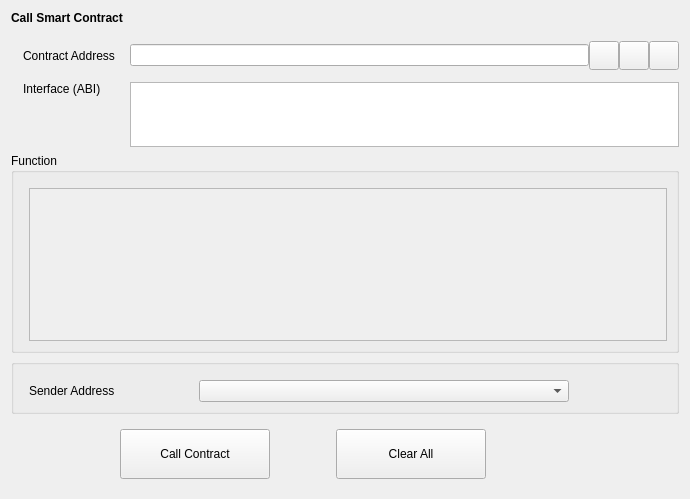
<?xml version="1.0" encoding="UTF-8"?>
<ui version="4.0">
 <class>CallContract</class>
 <widget class="QWidget" name="CallContract">
  <property name="geometry">
   <rect>
    <x>0</x>
    <y>0</y>
    <width>690</width>
    <height>499</height>
   </rect>
  </property>
  <property name="windowTitle">
   <string>Form</string>
  </property>
  <layout class="QVBoxLayout" name="verticalLayout">
   <item>
    <widget class="QStackedWidget" name="stackedWidget">
     <property name="currentIndex">
      <number>0</number>
     </property>
     <widget class="QWidget" name="callContractPage">
      <layout class="QVBoxLayout" name="verticalLayout_4">
       <property name="leftMargin">
        <number>0</number>
       </property>
       <property name="topMargin">
        <number>0</number>
       </property>
       <property name="rightMargin">
        <number>0</number>
       </property>
       <property name="bottomMargin">
        <number>0</number>
       </property>
       <item>
        <widget class="QLabel" name="labelTitle">
         <property name="font">
          <font>
           <weight>75</weight>
           <bold>true</bold>
          </font>
         </property>
         <property name="text">
          <string>Call Smart Contract</string>
         </property>
        </widget>
       </item>
       <item>
        <spacer name="verticalSpacer_4">
         <property name="orientation">
          <enum>Qt::Vertical</enum>
         </property>
         <property name="sizeType">
          <enum>QSizePolicy::Fixed</enum>
         </property>
         <property name="sizeHint" stdset="0">
          <size>
           <width>20</width>
           <height>10</height>
          </size>
         </property>
        </spacer>
       </item>
       <item>
        <layout class="QGridLayout" name="gridLayout">
         <property name="leftMargin">
          <number>12</number>
         </property>
         <property name="horizontalSpacing">
          <number>15</number>
         </property>
         <property name="verticalSpacing">
          <number>12</number>
         </property>
         <item row="0" column="0">
          <widget class="QLabel" name="labelContractAddress">
           <property name="text">
            <string>Contract Address</string>
           </property>
          </widget>
         </item>
         <item row="1" column="2">
          <widget class="QValidatedTextEdit" name="textEditInterface">
           <property name="sizePolicy">
            <sizepolicy hsizetype="Expanding" vsizetype="Fixed">
             <horstretch>0</horstretch>
             <verstretch>0</verstretch>
            </sizepolicy>
           </property>
           <property name="maximumSize">
            <size>
             <width>16777215</width>
             <height>65</height>
            </size>
           </property>
           <property name="horizontalScrollBarPolicy">
            <enum>Qt::ScrollBarAlwaysOff</enum>
           </property>
          </widget>
         </item>
         <item row="1" column="0" alignment="Qt::AlignTop">
          <widget class="QLabel" name="labelInterface">
           <property name="text">
            <string>Interface (ABI)</string>
           </property>
          </widget>
         </item>
         <item row="0" column="2">
          <layout class="QHBoxLayout" name="horizontalLayout_2">
           <item>
            <widget class="QValidatedLineEdit" name="lineEditContractAddress"/>
           </item>
           <item>
            <widget class="QToolButton" name="loadInfoButton">
             <property name="toolTip">
              <string>Choose from contract book page</string>
             </property>
             <property name="text">
              <string/>
             </property>
             <property name="iconSize">
              <size>
               <width>22</width>
               <height>22</height>
              </size>
             </property>
            </widget>
           </item>
           <item>
            <widget class="QToolButton" name="pasteAddressButton">
             <property name="toolTip">
              <string>Paste contract address from clipboard</string>
             </property>
             <property name="text">
              <string/>
             </property>
             <property name="iconSize">
              <size>
               <width>22</width>
               <height>22</height>
              </size>
             </property>
            </widget>
           </item>
           <item>
            <widget class="QToolButton" name="saveInfoButton">
             <property name="toolTip">
              <string>Save contract info</string>
             </property>
             <property name="text">
              <string/>
             </property>
             <property name="iconSize">
              <size>
               <width>22</width>
               <height>22</height>
              </size>
             </property>
            </widget>
           </item>
          </layout>
         </item>
        </layout>
       </item>
       <item>
        <widget class="QGroupBox" name="groupBoxFunction">
         <property name="title">
          <string>Function</string>
         </property>
         <layout class="QVBoxLayout" name="verticalLayout_3">
          <property name="leftMargin">
           <number>15</number>
          </property>
          <property name="topMargin">
           <number>15</number>
          </property>
          <item>
           <widget class="QScrollArea" name="scrollAreaFunction">
            <property name="widgetResizable">
             <bool>true</bool>
            </property>
            <widget class="QWidget" name="scrollAreaWidgetContents">
             <property name="geometry">
              <rect>
               <x>0</x>
               <y>0</y>
               <width>640</width>
               <height>131</height>
              </rect>
             </property>
            </widget>
           </widget>
          </item>
         </layout>
        </widget>
       </item>
       <item>
        <widget class="QGroupBox" name="groupBoxOptional">
         <layout class="QGridLayout" name="gridLayout_3">
          <property name="leftMargin">
           <number>15</number>
          </property>
          <property name="topMargin">
           <number>15</number>
          </property>
          <property name="horizontalSpacing">
           <number>10</number>
          </property>
          <property name="verticalSpacing">
           <number>6</number>
          </property>
          <item row="0" column="1">
           <widget class="AddressField" name="lineEditSenderAddress">
            <property name="minimumSize">
             <size>
              <width>370</width>
              <height>0</height>
             </size>
            </property>
            <property name="maximumSize">
             <size>
              <width>370</width>
              <height>16777215</height>
             </size>
            </property>
           </widget>
          </item>
          <item row="0" column="0">
           <widget class="QLabel" name="labelSenderAddress">
            <property name="sizePolicy">
             <sizepolicy hsizetype="Fixed" vsizetype="Preferred">
              <horstretch>0</horstretch>
              <verstretch>0</verstretch>
             </sizepolicy>
            </property>
            <property name="minimumSize">
             <size>
              <width>160</width>
              <height>0</height>
             </size>
            </property>
            <property name="text">
             <string>Sender Address</string>
            </property>
           </widget>
          </item>
          <item row="0" column="2">
           <spacer name="horizontalSpacer_4">
            <property name="orientation">
             <enum>Qt::Horizontal</enum>
            </property>
            <property name="sizeHint" stdset="0">
             <size>
              <width>0</width>
              <height>20</height>
             </size>
            </property>
           </spacer>
          </item>
         </layout>
        </widget>
       </item>
      </layout>
     </widget>
    </widget>
   </item>
   <item>
    <layout class="QHBoxLayout" name="horizontalLayout">
     <property name="leftMargin">
      <number>9</number>
     </property>
     <property name="topMargin">
      <number>9</number>
     </property>
     <property name="rightMargin">
      <number>9</number>
     </property>
     <property name="bottomMargin">
      <number>9</number>
     </property>
     <item>
      <spacer name="horizontalSpacer">
       <property name="orientation">
        <enum>Qt::Horizontal</enum>
       </property>
       <property name="sizeType">
        <enum>QSizePolicy::Fixed</enum>
       </property>
       <property name="sizeHint" stdset="0">
        <size>
         <width>100</width>
         <height>20</height>
        </size>
       </property>
      </spacer>
     </item>
     <item>
      <widget class="QPushButton" name="pushButtonCallContract">
       <property name="minimumSize">
        <size>
         <width>150</width>
         <height>50</height>
        </size>
       </property>
       <property name="text">
        <string>Call Contract</string>
       </property>
      </widget>
     </item>
     <item>
      <spacer name="horizontalSpacer_3">
       <property name="orientation">
        <enum>Qt::Horizontal</enum>
       </property>
       <property name="sizeType">
        <enum>QSizePolicy::Fixed</enum>
       </property>
       <property name="sizeHint" stdset="0">
        <size>
         <width>60</width>
         <height>20</height>
        </size>
       </property>
      </spacer>
     </item>
     <item>
      <widget class="QPushButton" name="pushButtonClearAll">
       <property name="minimumSize">
        <size>
         <width>150</width>
         <height>50</height>
        </size>
       </property>
       <property name="text">
        <string>Clear All</string>
       </property>
      </widget>
     </item>
     <item>
      <spacer name="horizontalSpacer_2">
       <property name="orientation">
        <enum>Qt::Horizontal</enum>
       </property>
       <property name="sizeHint" stdset="0">
        <size>
         <width>40</width>
         <height>20</height>
        </size>
       </property>
      </spacer>
     </item>
    </layout>
   </item>
  </layout>
 </widget>
 <customwidgets>
  <customwidget>
   <class>QValidatedLineEdit</class>
   <extends>QLineEdit</extends>
   <header>qvalidatedlineedit.h</header>
  </customwidget>
  <customwidget>
   <class>QValidatedTextEdit</class>
   <extends>QTextEdit</extends>
   <header>qvalidatedtextedit.h</header>
  </customwidget>
  <customwidget>
   <class>AddressField</class>
   <extends>QComboBox</extends>
   <header>addressfield.h</header>
  </customwidget>
 </customwidgets>
 <resources/>
 <connections/>
</ui>
